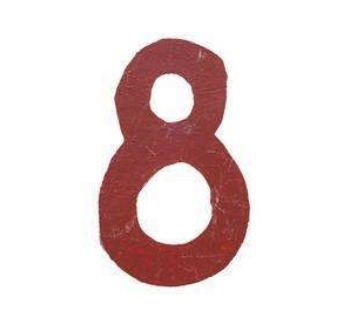
#> input picture eight.png, 364 x 312 px
$ python -i picTransform.py   (imports and definitions only)
#> lines starting #> are read from the running program, lines starting #| are printed output that depends on the picture
from PIL import Image
import numpy as np

def tranform(imageUrl):
#> called with imageUrl = 'eight.png'
    img= Image.open(imageUrl).convert('L')
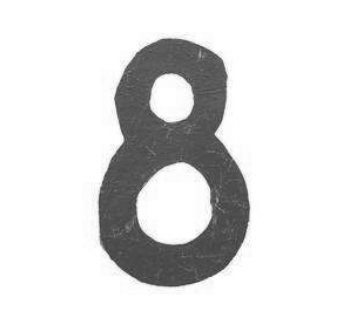
#> img: PIL image 364x312 L; min 52, max 255, mean 221.6
    if img.size[0] != 28 or img.size[1] != 28:
        img = img.resize((28, 28))
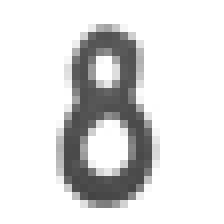
#> img: PIL image 28x28 L (shown 8 times larger); min 68, max 255, mean 221.3
    arr = []

    for i in range(28):
        for j in range(28):
            pixel = 1.0 - float(img.getpixel((j, i))) / 255.0
            arr.append(pixel)
#> after the loop, arr = 784 values, max 0.733 at index 683, min 0 at index 0, mean 0.132
    arr1 = np.array(arr).reshape((1, 784))
    return arr1.astype("float32")

>>> result = tranform('eight.png')

$ run again, on nine.png
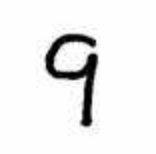
#> input picture nine.png, 156 x 154 px
#> in tranform, `img = img.resize((28, 28))`:
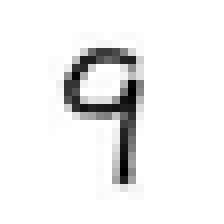
#> img: PIL image 28x28 L (shown 8 times larger); min 0, max 255, mean 237.8
#> after the loop in tranform, `for i in range(28):`: arr = 784 values, max 1 at index 324, min 0 at index 155, mean 0.0676

$ run again, on one.png
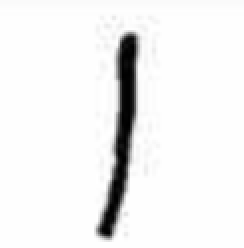
#> input picture one.png, 122 x 124 px (shown 2 times larger)
#> in tranform, `img = img.resize((28, 28))`:
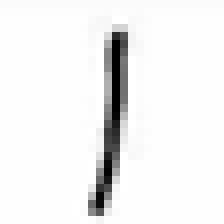
#> img: PIL image 28x28 L (shown 8 times larger); min 0, max 255, mean 240.3
#> after the loop in tranform, `for i in range(28):`: arr = 784 values, max 1 at index 154, min 0 at index 70, mean 0.0576

$ run again, on seven.png
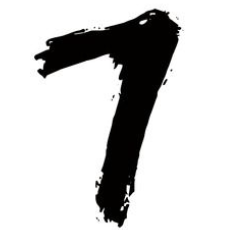
#> input picture seven.png, 230 x 230 px
#> in tranform, `img = img.resize((28, 28))`:
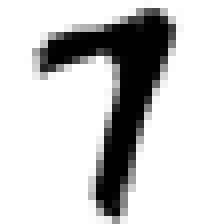
#> img: PIL image 28x28 L (shown 8 times larger); min 0, max 255, mean 203.2
#> after the loop in tranform, `for i in range(28):`: arr = 784 values, max 1 at index 75, min 0 at index 0, mean 0.203
